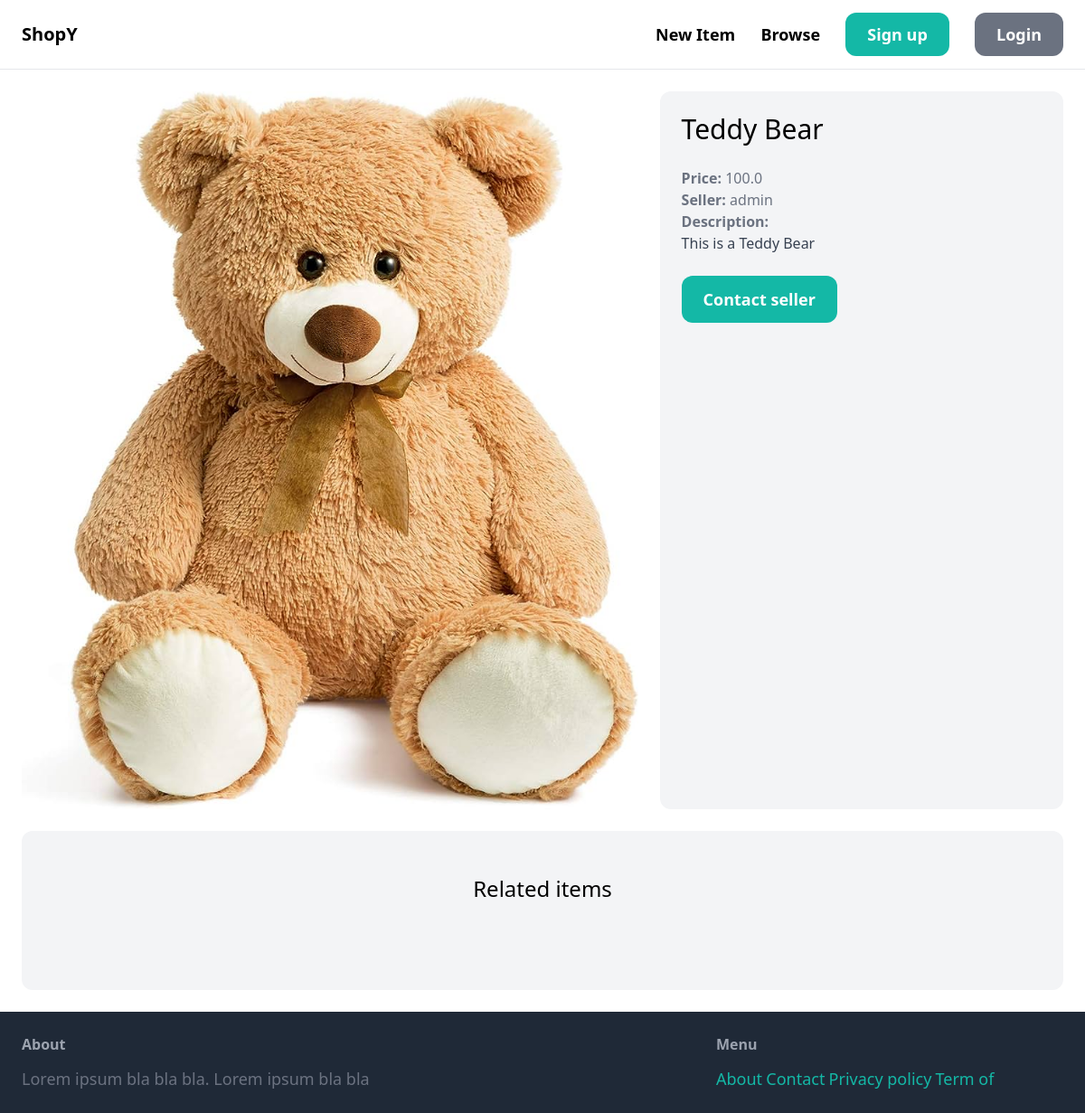
/items/1/, run on an earlier commit of the app's database.
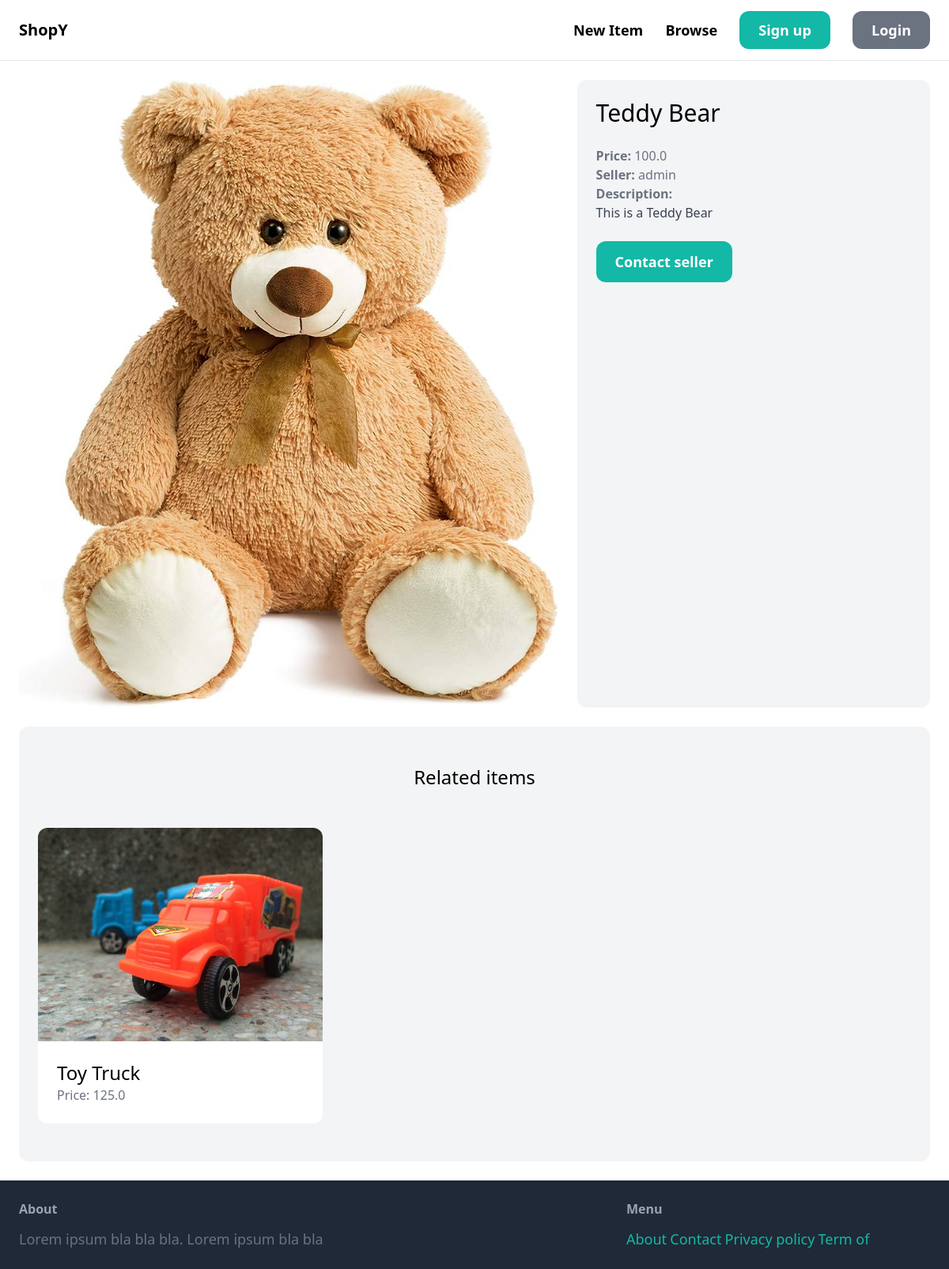
And on a later commit of the database.
### item/models.py (models this page shows, shortened)
class Item(models.Model):
    category = models.ForeignKey(Category, related_name='items', on_delete=models.CASCADE)
    name = models.CharField(max_length=255)
    description = models.TextField(blank=True, null=True)
    price = models.FloatField()
    image = models.ImageField(upload_to='item_images', blank=True, null=True)
    is_sold = models.BooleanField(default=False)
    created_by = models.ForeignKey(User, related_name='items', on_delete=models.CASCADE)
    created_at = models.DateTimeField(auto_now_add=True)

### item/views.py (the view)
# urls.py: path('<int:pk>/', views.detail, name='detail'),
def detail(request, pk):
    item = get_object_or_404(Item, pk=pk)
    related_items = Item.objects.filter(category=item.category, is_sold=False).exclude(pk=pk)[0:3]
    return render(request, 'item/detail.html', {
        'item': item,
        'related_items': related_items
    })

### item/templates/item/detail.html
{% extends 'core/base.html' %} {% block title %}{{ item.name }} {% endblock %}
{% block content %}
<div class="grid grid-cols-5 gap-6">
  <div class="col-span-3">
    <img src="{{ item.image.url }}" class="rounded-xl" />
  </div>
  <div class="col-span-2 p-6 bg-gray-100 rounded-xl">
    <h1 class="mb-6 text-3xl">{{ item.name }}</h1>
    <p class="text-gray-500"><strong>Price: </strong>{{ item.price }}</p>
    <p class="text-gray-500">
      <strong>Seller: </strong>{{ item.created_by.username }}
    </p>
    {% if item.description %}
    <p class="text-gray-700">
      <strong class="text-gray-500">Description:</strong><br />
      {{ item.description }}
    </p>
    {% endif %}
    <a href="#" class="inline-block mt-6 px-6 py-3 text-lg font-semibold bg-teal-500 text-white rounded-xl hover:bg-teal-700">Contact seller</a>
  </div>
</div>
<div class="mt-6 px-6 py-12 bg-gray-100 rounded-xl">
    <h2 class="mb-12 text-2xl text-center">Related items</h2>
    <div class="grid grid-cols-3 gap-3">
        {% for item in related_items %}
            <div>
                <a href="{% url 'item:detail' item.id %}">
                    <div>
                        <img src="{{ item.image.url }}" class="rounded-t-xl">
                    </div>
                    <div class="p-6 bg-white rounded-b-xl">
                        <h2 class="text-2xl">{{ item.name }}</h2>
                        <p class="text-gray-500">Price: {{ item.price }}</p>
                    </div>
                </a>
            </div>
        {% endfor %}
    </div>
</div>
{% endblock %}

What changed in the data, as far as the page shows it:
added Item: image (picture), name "Toy Truck", price "125.0"
